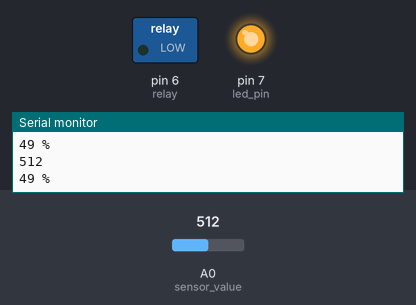
Recording of a sketch running on a simulated Arduino Uno, built with avr-gcc and run on an emulated ATmega328P. Shown: switched loads named in the sketch (green lamp = pin HIGH), output pins drawn as LEDs (lit = HIGH), the last lines printed to the serial monitor. The inputs (shaded band) are chosen by the test bench; at power-on: A0 (sensor_value) = 512.

Above: at 1.2 s.
1.3 s: A0 (sensor_value) set to 306
At 2.2 s:
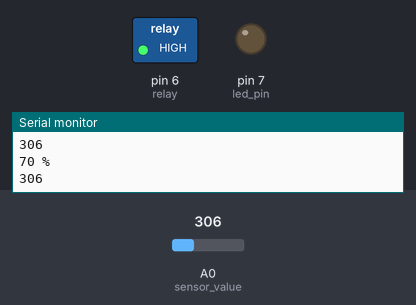
2.8 s: A0 (sensor_value) set to 489
4.3 s: A0 (sensor_value) set to 502
At 5.2 s:
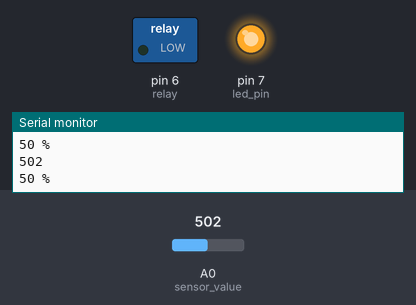
5.8 s: A0 (sensor_value) set to 122
At 6.8 s:
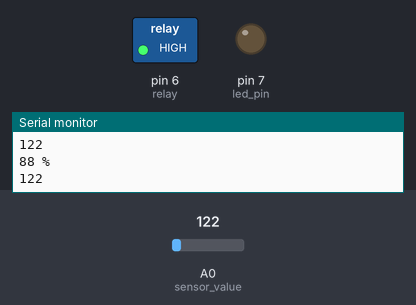
7.3 s: A0 (sensor_value) set to 511
At 8.5 s:
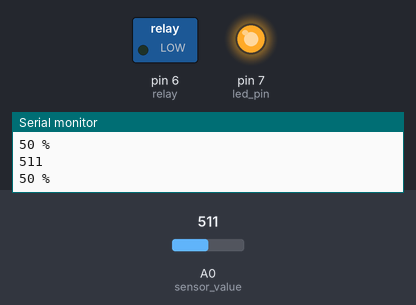
8.8 s: A0 (sensor_value) set to 40
At 10.1 s:
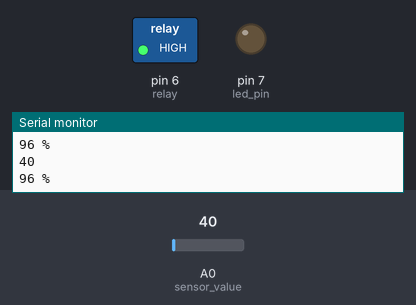
Timing chart, 0 to 11.3 s (numbered marks = the images above; inputs shaded):
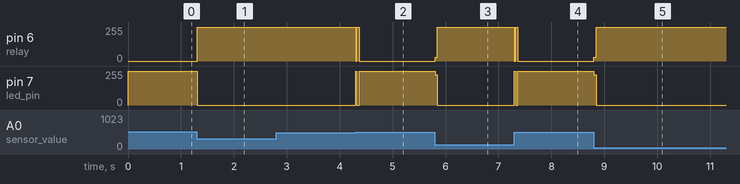

The sketch:

sprinkler_machine.ino
```cpp
const int sensor_value = A0;	//pin for soil moisture sensor
const int led_pin = 7;			//pin for LED indicator
const int relay = 6;			//pin for relay

int output_value = 0;			//variable to store analog value from soil moisture sensor
int in_percent = 0;				//variable to store moisture value in percent

void setup() {
	// put your setup code here, to run once:
	pinMode(led_pin, OUTPUT);
	pinMode(relay, OUTPUT);
	digitalWrite(relay, LOW);
	Serial.begin(9600);
}

void loop() {
	// put your main code here, to run repeatedly:
	output_value = analogRead(sensor_value);					//retrive analog value from the sensor
	in_percent = map(output_value, 1023, 0, 0, 100);	//we use map function to convert analog value to percent

	if(in_percent >= 50) {
		digitalWrite(led_pin, LOW);
		digitalWrite(relay, HIGH);
	} if(in_percent <= 50) {
		digitalWrite(led_pin, HIGH);
		digitalWrite(relay, LOW);
	}
	printOnSerial();
}

//function to print output value to the serial
void printOnSerial() {
	Serial.print(output_value);
	Serial.println("");
	Serial.print(in_percent);
	Serial.println(" %");
	delay(1);
}

/*
Have a nice 'coding' day :)

Your friend, Ahmad Mujahid A
*/
```

Measured:
- the behaviour switches between 501 and 502 on A0 (sensor_value) (found by bisection; images 1 and 2)
- after the input at 1.3 s, pin 6 (relay): 0/255 → 255/255 at once; pin 7 (led_pin): 255/255 → 0/255 at once
- after the input at 4.3 s, pin 6 (relay): 255/255 → 0/255 at once; pin 7 (led_pin): 0/255 → 255/255 at once
- after the input at 5.8 s, pin 6 (relay): 0/255 → 255/255 at once; pin 7 (led_pin): 255/255 → 0/255 at once
- after the input at 7.3 s, pin 6 (relay): 255/255 → 0/255 at once; pin 7 (led_pin): 0/255 → 255/255 at once
- after the input at 8.8 s, pin 6 (relay): 0/255 → 255/255 at once; pin 7 (led_pin): 255/255 → 0/255 at once
